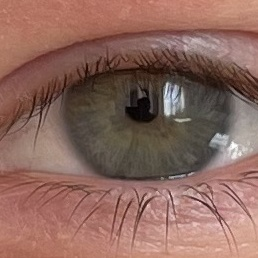
#> input picture Iris_recog/saved_eyes/l1.jpg, 258 x 258 px; the run also reads 2 pictures not shown here
$ python compare.py
#> lines starting #> are read from the running program, lines starting #| are printed output that depends on the picture
import cv2
import os

height = 500
width = 500
size = (width, height)

left_s = cv2.imread("saved_eyes/l1.jpg")
#> left_s is the input picture: shape (258, 258, 3); mean B, G, R 93.3, 103.4, 140.1
right_s = cv2.imread("saved_eyes/r1.jpg")
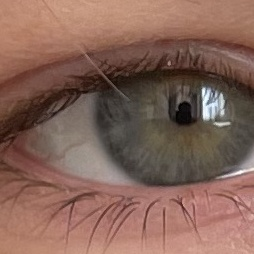
#> input picture Iris_recog/saved_eyes/r1.jpg, 254 x 254 px
#> right_s is the input picture: shape (254, 254, 3); mean B, G, R 87.9, 99.8, 133
left_s = cv2.cvtColor(left_s, cv2.COLOR_BGR2GRAY)
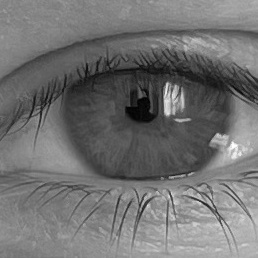
#> left_s: shape (258, 258); min 0, max 254, mean 113.2
right_s = cv2.cvtColor(right_s, cv2.COLOR_BGR2GRAY)
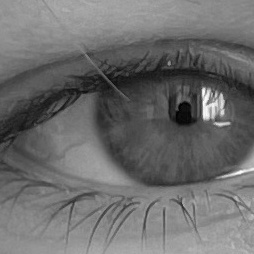
#> right_s: shape (254, 254); min 1, max 253, mean 108.4
left_s = cv2.resize(left_s, size)
#> left_s: shape (500, 500)
right_s = cv2.resize(right_s, size)
#> right_s: shape (500, 500)

left_n = cv2.imread("new_eyes/l2.jpg")
right_n = cv2.imread("new_eyes/r2.jpg")
left_n = cv2.cvtColor(left_n, cv2.COLOR_BGR2GRAY)
right_n = cv2.cvtColor(right_n, cv2.COLOR_BGR2GRAY)
left_n = cv2.resize(left_n, size)
right_n = cv2.resize(right_n, size)

errorL2_l = cv2.norm(left_s, left_n, cv2.NORM_L2)
#> errorL2_l = 0
errorL2_r = cv2.norm(right_s, right_n, cv2.NORM_L2)
#> errorL2_r = 0
similarity_l = (1 - errorL2_l/(height * width))*100
#> similarity_l = 100
similarity_r = (1 - errorL2_r/(height * width))*100
#> similarity_r = 100
print("Similarity of left eyes: ", similarity_l, "%")
#| Similarity of left eyes:  100.0 %
print("Similarity of right eyes: ", similarity_r, "%")
#| Similarity of right eyes:  100.0 %

"""
path1 = 'saved_eyes'
path2 = 'new_eyes'
dir_list_saved = os.listdir(path1)
dir_list_new = os.listdir(path2)
"""

"""
for x in dir_list_saved:
    if "l" in x:
        left_s = path1+"/"+x
        print(left_s)
    if "r" in x:
        right_s = x
    left_s = cv2.imread(left_s)
    #right_s = cv2.imread(right_s)
    left_s = cv2.cvtColor(left_s, cv2.COLOR_BGR2GRAY)
    #right_s = cv2.cvtColor(right_s, cv2.COLOR_BGR2GRAY)
    left_s = cv2.resize(left_s, size)
    #right_s = cv2.resize(right_s, size)

    for y in dir_list_new:
        if "l" in y:
            left_n = path2+"/"+y
            print(left_n)
        if "r" in y:
            right_n = y
        left_n = cv2.imread("new_eyes/l2.jpg")
        #right_n = cv2.imread(right_s)
        left_n = cv2.cvtColor(left_n, cv2.COLOR_BGR2GRAY)
        #right_n = cv2.cvtColor(right_s, cv2.COLOR_BGR2GRAY)
        left_n = cv2.resize(left_n, size)
        #right_n = cv2.resize(right_s, size)

    errorL2_l = cv2.norm(left_s, left_n, cv2.NORM_L2)
    #errorL2_r = cv2.norm(right_s, right_n, cv2.NORM_L2)
    similarity_l = 1 - errorL2_l/(height * width)
    #similarity_r = 1 - errorL2_r/(height * width)
    print("Left: ", similarity_l)
    #print("Right: ", similarity_r)

for x in dir_list1:
    if "l" in x:
        left = x
    left = cv2.imread(left)
    orig_l = cv2.cvtColor(left, cv2.COLOR_BGR2GRAY)
    new_l = cv2.cvtColor(left_browless, cv2.COLOR_BGR2GRAY)
    orig_l = cv2.resize(orig_l, size)
    new_l = cv2.resize(new_l, size)
    errorL2_l = cv2.norm(orig_l, new_l, cv2.NORM_L2)
    similarity_l = 1 - errorL2_l/(height * width)
    print("Left: ", similarity_l)

for x in dir_list:
    if "r" in x:
        right = x
    orig_r = cv2.cvtColor(right, cv2.COLOR_BGR2GRAY)
    new_r = cv2.cvtColor(right_browless, cv2.COLOR_BGR2GRAY)
    orig_r = cv2.resize(orig_r, size)
    new_r = cv2.resize(new_r, size)
    errorL2_r = cv2.norm(orig_r, new_r, cv2.NORM_L2)
    similarity_r = 1 - errorL2_r/(height * width)
    print("Right: ", similarity_r)
"""
"""
# not calibrated
original = cv2.Canny(original, 5, 6)
new = cv2.Canny(new, 5, 6)
"""

"""
# shows two compared pictures
cv2.imshow('original', original)
cv2.imshow('new', new)
cv2.waitKey(0)
cv2.destroyAllWindows()
"""
